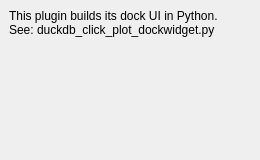
<?xml version="1.0" encoding="UTF-8"?>
<ui version="4.0">
 <class>DuckDBClickPlotDockWidgetBase</class>
 <widget class="QDockWidget" name="DuckDBClickPlotDockWidgetBase">
  <property name="geometry">
   <rect>
    <x>0</x>
    <y>0</y>
    <width>260</width>
    <height>160</height>
   </rect>
  </property>
  <property name="windowTitle">
   <string>Click Plot</string>
  </property>
  <widget class="QWidget" name="dockWidgetContents">
   <layout class="QVBoxLayout" name="verticalLayout">
    <item>
     <widget class="QLabel" name="label_info">
      <property name="text">
       <string>This plugin builds its dock UI in Python.
See: duckdb_click_plot_dockwidget.py</string>
      </property>
      <property name="wordWrap">
       <bool>true</bool>
      </property>
      <property name="alignment">
       <set>Qt::AlignLeading|Qt::AlignLeft|Qt::AlignTop</set>
      </property>
      <property name="margin">
       <number>8</number>
      </property>
     </widget>
    </item>
   </layout>
  </widget>
 </widget>
 <resources/>
 <connections/>
</ui>
